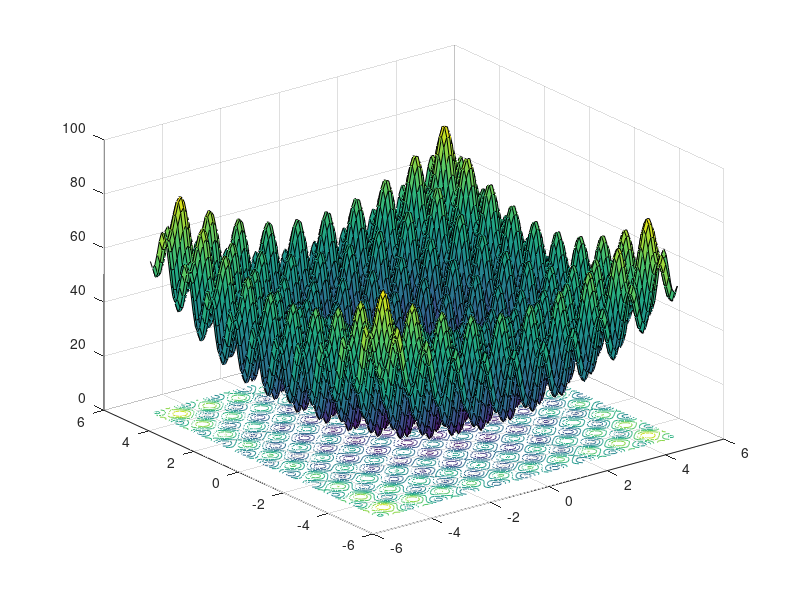

MATLAB code for this plot:
 x1=-5.12:0.1:5.12;
 x2=-5.12:0.1:5.12;
 [X1 X2]=meshgrid(x1,x2);
 Z=10*2+X1.^2+X2.^2- 10*(cos(2*pi*X1)+cos(2*pi*X2));
  surfc(X1,X2,Z)
